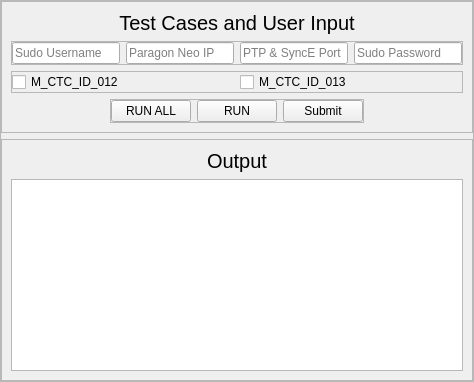
                  <widget class="QWidget" name="Module5">
                   <layout class="QVBoxLayout" name="verticalLayout_17">
                    <property name="leftMargin">
                     <number>0</number>
                    </property>
                    <property name="topMargin">
                     <number>0</number>
                    </property>
                    <property name="rightMargin">
                     <number>0</number>
                    </property>
                    <property name="bottomMargin">
                     <number>0</number>
                    </property>
                    <item>
                     <widget class="QFrame" name="subMod5">
                      <property name="frameShape">
                       <enum>QFrame::StyledPanel</enum>
                      </property>
                      <property name="frameShadow">
                       <enum>QFrame::Raised</enum>
                      </property>
                      <layout class="QVBoxLayout" name="verticalLayout_19">
                       <property name="leftMargin">
                        <number>0</number>
                       </property>
                       <property name="topMargin">
                        <number>0</number>
                       </property>
                       <property name="rightMargin">
                        <number>0</number>
                       </property>
                       <property name="bottomMargin">
                        <number>0</number>
                       </property>
                       <item>
                        <widget class="QFrame" name="InputFrame_5">
                         <property name="frameShape">
                          <enum>QFrame::StyledPanel</enum>
                         </property>
                         <property name="frameShadow">
                          <enum>QFrame::Raised</enum>
                         </property>
                         <layout class="QVBoxLayout" name="verticalLayout_39">
                          <item>
                           <widget class="QLabel" name="InputLabel_5">
                            <property name="font">
                             <font>
                              <pointsize>15</pointsize>
                             </font>
                            </property>
                            <property name="text">
                             <string>Test Cases and User Input</string>
                            </property>
                            <property name="alignment">
                             <set>Qt::AlignCenter</set>
                            </property>
                           </widget>
                          </item>
                          <item>
                           <widget class="QFrame" name="frame_5">
                            <property name="frameShape">
                             <enum>QFrame::StyledPanel</enum>
                            </property>
                            <property name="frameShadow">
                             <enum>QFrame::Raised</enum>
                            </property>
                            <layout class="QHBoxLayout" name="horizontalLayout_21">
                             <property name="leftMargin">
                              <number>0</number>
                             </property>
                             <property name="topMargin">
                              <number>0</number>
                             </property>
                             <property name="rightMargin">
                              <number>0</number>
                             </property>
                             <property name="bottomMargin">
                              <number>0</number>
                             </property>
                             <item>
                              <widget class="QLineEdit" name="username_5">
                               <property name="placeholderText">
                                <string>Sudo Username</string>
                               </property>
                              </widget>
                             </item>
                             <item>
                              <widget class="QLineEdit" name="p_neoIP">
                               <property name="placeholderText">
                                <string>Paragon Neo IP</string>
                               </property>
                              </widget>
                             </item>
                             <item>
                              <widget class="QLineEdit" name="ptpPort">
                               <property name="placeholderText">
                                <string>PTP &amp; SyncE Port</string>
                               </property>
                              </widget>
                             </item>
                             <item>
                              <widget class="QLineEdit" name="password_5">
                               <property name="placeholderText">
                                <string>Sudo Password</string>
                               </property>
                              </widget>
                             </item>
                            </layout>
                           </widget>
                          </item>
                          <item>
                           <widget class="QFrame" name="frame_51">
                            <property name="frameShape">
                             <enum>QFrame::StyledPanel</enum>
                            </property>
                            <property name="frameShadow">
                             <enum>QFrame::Raised</enum>
                            </property>
                            <layout class="QHBoxLayout" name="horizontalLayout_22">
                             <property name="leftMargin">
                              <number>0</number>
                             </property>
                             <property name="topMargin">
                              <number>0</number>
                             </property>
                             <property name="rightMargin">
                              <number>0</number>
                             </property>
                             <property name="bottomMargin">
                              <number>0</number>
                             </property>
                             <item>
                              <widget class="QCheckBox" name="TC_012">
                               <property name="styleSheet">
                                <string notr="true"/>
                               </property>
                               <property name="text">
                                <string>M_CTC_ID_012</string>
                               </property>
                              </widget>
                             </item>
                             <item>
                              <widget class="QCheckBox" name="TC_013">
                               <property name="text">
                                <string>M_CTC_ID_013</string>
                               </property>
                              </widget>
                             </item>
                            </layout>
                           </widget>
                          </item>
                          <item alignment="Qt::AlignHCenter">
                           <widget class="QFrame" name="buttons_5">
                            <property name="frameShape">
                             <enum>QFrame::StyledPanel</enum>
                            </property>
                            <property name="frameShadow">
                             <enum>QFrame::Raised</enum>
                            </property>
                            <layout class="QHBoxLayout" name="horizontalLayout_8">
                             <property name="leftMargin">
                              <number>0</number>
                             </property>
                             <property name="topMargin">
                              <number>0</number>
                             </property>
                             <property name="rightMargin">
                              <number>0</number>
                             </property>
                             <property name="bottomMargin">
                              <number>0</number>
                             </property>
                             <item>
                              <widget class="QPushButton" name="run_12_13">
                               <property name="text">
                                <string>RUN ALL</string>
                               </property>
                               <property name="icon">
                                <iconset resource="resource.qrc">
                                 <normaloff>:/icons/icons/play-circle.svg</normaloff>:/icons/icons/play-circle.svg</iconset>
                               </property>
                              </widget>
                             </item>
                             <item>
                              <widget class="QPushButton" name="runButton_5">
                               <property name="text">
                                <string>RUN</string>
                               </property>
                               <property name="icon">
                                <iconset resource="resource.qrc">
                                 <normaloff>:/icons/icons/play.svg</normaloff>:/icons/icons/play.svg</iconset>
                               </property>
                              </widget>
                             </item>
                             <item>
                              <widget class="QPushButton" name="submitBtn_5">
                               <property name="text">
                                <string>Submit</string>
                               </property>
                               <property name="icon">
                                <iconset resource="resource.qrc">
                                 <normaloff>:/icons/icons/zap.svg</normaloff>:/icons/icons/zap.svg</iconset>
                               </property>
                              </widget>
                             </item>
                            </layout>
                           </widget>
                          </item>
                         </layout>
                        </widget>
                       </item>
                       <item>
                        <widget class="QFrame" name="OutputFrame_5">
                         <property name="frameShape">
                          <enum>QFrame::StyledPanel</enum>
                         </property>
                         <property name="frameShadow">
                          <enum>QFrame::Raised</enum>
                         </property>
                         <layout class="QVBoxLayout" name="verticalLayout_18">
                          <item alignment="Qt::AlignTop">
                           <widget class="QLabel" name="outputLabel_5">
                            <property name="font">
                             <font>
                              <pointsize>15</pointsize>
                             </font>
                            </property>
                            <property name="text">
                             <string>Output</string>
                            </property>
                            <property name="alignment">
                             <set>Qt::AlignCenter</set>
                            </property>
                           </widget>
                          </item>
                          <item>
                           <widget class="QTextEdit" name="consoleEdit_5"/>
                          </item>
                         </layout>
                        </widget>
                       </item>
                      </layout>
                     </widget>
                    </item>
                   </layout>
                  </widget>
